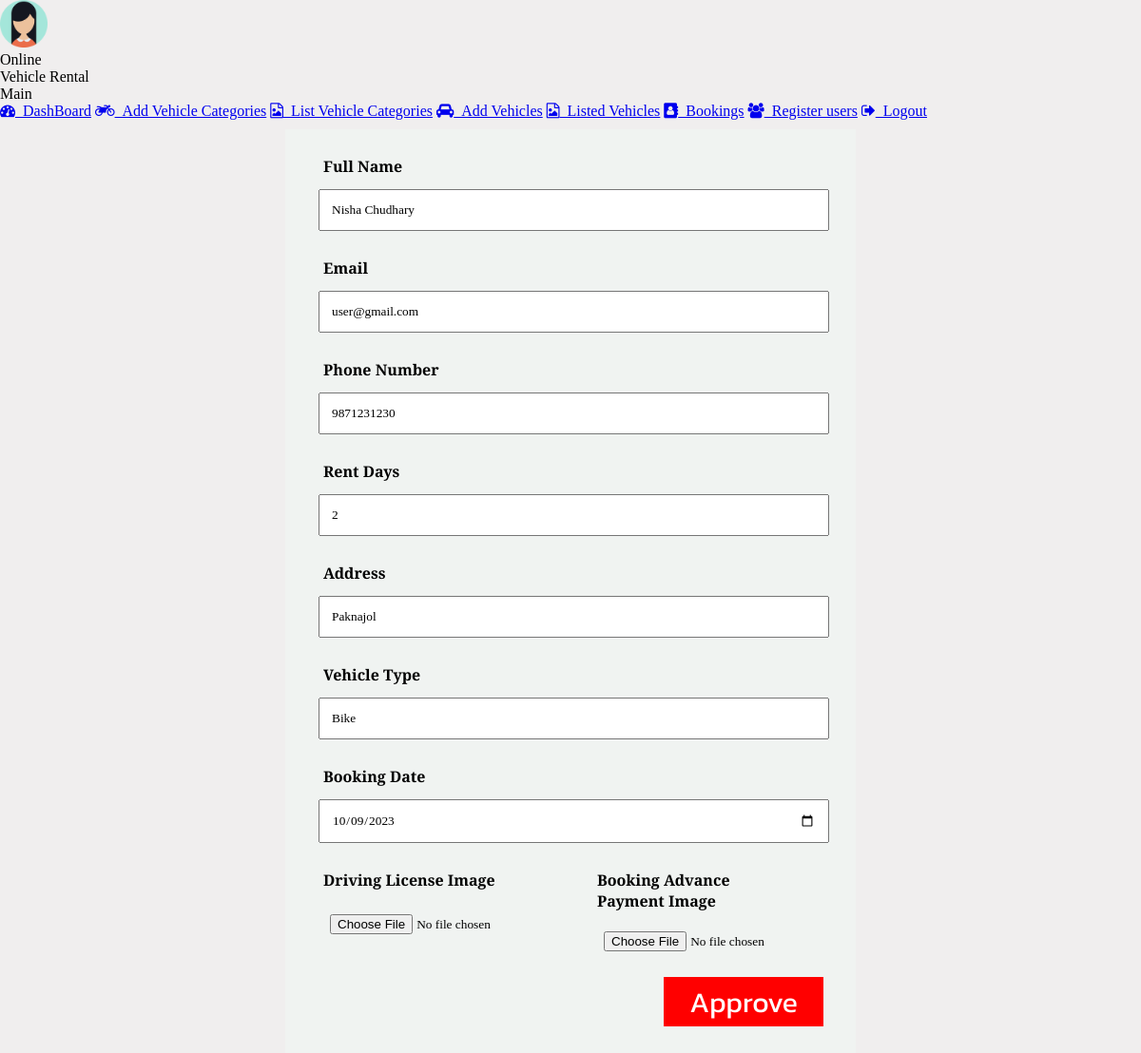
Page /user/user-update-booking.php?b_id=1 on the committed database.
### tables this page shows
CREATE TABLE `booking` (
  `b_id` int(11) NOT NULL,
  `Full_Name` varchar(30) NOT NULL,
  `Email` varchar(50) NOT NULL,
  `Phone_Number` bigint(20) DEFAULT NULL,
  `Address` varchar(30) NOT NULL,
  `Rent_Days` int(11) NOT NULL,
  `Vehicle_Category` varchar(20) NOT NULL,
  `Booking_Date` date NOT NULL,
  `End_Date` date NOT NULL,
  `Driving_License` varchar(100) DEFAULT NULL,
  `Message` varchar(500) NOT NULL,
  `status` tinyint(1) DEFAULT 0,
  `vehicle_id` int(11) DEFAULT NULL,
  `c_id` int(11) NOT NULL
);

### user/user-update-booking.php (the view, shortened to what this page needs)
<?php
$id = $_GET['b_id'];
?>
<?php
try{
    $connection = mysqli_connect('localhost','root','','online_vehicle_rental');
    $sql = "select * from booking where b_id=$id";
    $res = mysqli_query($connection,$sql);
    if ($res->num_rows > 0) {
        $record = mysqli_fetch_assoc($res);
    } else {
    }
}catch(Exception $e){
    die('Connection Error: ' . $e->getMessage());
}
?>
<!DOCTYPE html>
<html>
<head>
  <link rel="stylesheet" href="https://cdnjs.cloudflare.com/ajax/libs/font-awesome/4.7.0/css/font-awesome.min.css">
    <link rel="stylesheet" type="text/css" href="../style.css">
</head>
<body>
  <?php
  include_once"maindashboard.php";
  ?>
  <div class="right-product-form_box">
            <form class="product-form-box"action="<?php echo $_SERVER['PHP_SELF']?>?b_id=<?php echo $id ?>" method="post" enctype="multipart/form-data">
                <div class="input-box">
                    <label><b>Full Name</b></label>
                    <input type="text" placeholder="Enter Your Name" name="name" value="<?php echo $record['Full_Name']?>">
                </div>
                <div class="input-box">
                    <label><b>Email</b></label>
                    <input type="email" placeholder="Enter Email" name="email" value="<?php echo $record['Email']?>">
                </div>
                <div class="input-box">
                    <label><b>Phone Number</b></label>
                    <input type="phone" placeholder="Enter Phone Number" name="phone" value="<?php echo $record['Phone_Number']?> ">
                </div>
                <div class="input-box">
                    <label><b>Rent Days</b></label>
                    <input type="number" placeholder="Enter Rent Days" name="rent" value="<?php echo $record['Rent_Days']?>">
                </div>
                <div class="input-box">
                    <label><b>Address</b></label>
                    <input type="text" placeholder="Enter Address " name="address" value="<?php echo $record['Address']?>" >
                </div>
                <div class="input-box">
                    <label><b>Vehicle Type</b></label>
                    <input type="text" placeholder="Enter Vehicle Category" name="vcategory" value="<?php echo $record['Vehicle_Category']?>">
                </div>
                <div class="input-box">
                            <label><b>Booking Date</b></label>
                            <input type="date" placeholder="Enter Start Date" name="start" value="<?php echo $record['Booking_Date']?>">
                        </div>
                <div class="destination">
                    <div class="de">
                        <div class="input-box">
                            <label><b>Driving License Image</b></label>
                            <input type="file"name="photo"  value="<?php echo isset($fname)?$fname:''?>"/>
                        </div>
                    </div>
                        <div class="des">
                        <div class="input-box">
                            <label><b>Booking Advance Payment Image</b></label>
                            <input type="file"name="img"  value="<?php echo isset($iname)?$iname:''?>"/>
                        </div>
                        </div>
                </div>
                <button type="submit" class="btnSubmit" name="submit" onclick="return alert('Update Succesfully')">Approve </button>
            </form>
        </div>
</body>
</html>

### style.css (style rules this page uses)
* { margin: 0; padding: 0; }
body { width: 100%; background: #F0EEEE; }
.right-product-form_box { width: 100%; height: 1200px; color: white; }
.product-form-box { width: 50%; height: 163vh; background-color: #F0F3F1; border-radius: 2px black; margin: auto; margin-top: 10px; }
.input-box { color: black; font-family: PT Serif; margin-left: 35px; padding-top: 23px; }
.input-box input { font-family: PT Serif; margin-top: 10px; width: 90%; padding: 12px; }
.input-box label { font-family: PT Serif; color: black; width: 205px; display: inline-block; height: 20px; padding: 5px; }
::placeholder { font-size: 15px; padding-left: 10px; }
.btnSubmit { font-family: Kanit; text-align: center; margin-top: 15px; margin-right: 34px; float: right; width: 168px; height: 52px; background: red; border: red; color: white; font-size: 30px; }
.destination { width: 100%; }
.de { width: 48%; }
.des { width: 47%; }
.destination { display: inline-flex; }

### rows in the picture
booking: name "Nisha Chudhary", email "user@gmail.com", phone "9871231230", rent "2", address "Paknajol", vcategory "Bike", start "10/09/2023"
